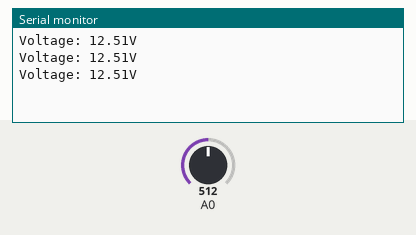
Bench run of a sketch on a simulated Arduino Uno, built with avr-gcc and run on an emulated ATmega328P. Shown: the last lines printed to the serial monitor. The inputs (shaded band) are chosen by the test bench; at power-on: A0 = 512.

Above: at 1.3 s.
1.4 s: A0 set to 716
At 1.9 s:
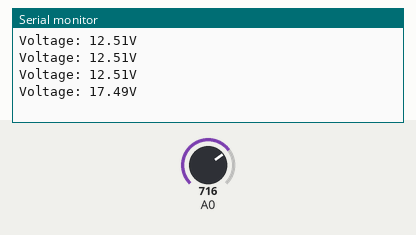
2.9 s: A0 set to 900
At 3.4 s:
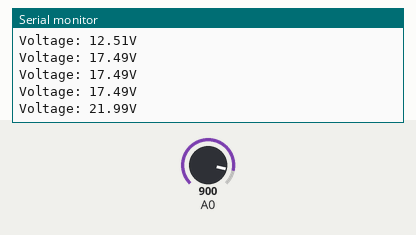
Timing chart, 0 to 5.9 s (numbered marks = the images above; inputs shaded):
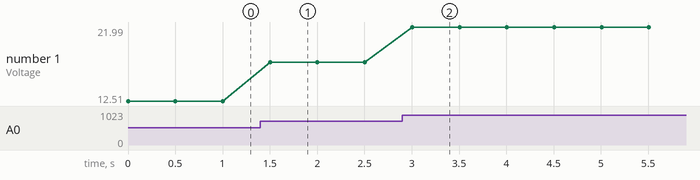

The sketch:

trial.ino
```cpp
int offset =0.2;// set the correction offset value
void setup() {
  // Robojax.com voltage sensor
  Serial.begin(9600);
}

void loop() {
  // Robojax.com voltage sensor
  int volt = analogRead(A0);// read the input
  double voltage = map(volt,0,1023, 0, 2500) + offset;// map 0-1023 to 0-2500 and add correction offset

  voltage /=100;// divide by 100 to get the decimal values
  Serial.print("Voltage: ");
  Serial.print(voltage);//print the voltge
  Serial.println("V");

delay(500);


}
```

Measured:
- after the input at 1.4 s, the serial monitor: prints a new line after 0.10 s (image 1)
- after the input at 2.9 s, the serial monitor: prints a new line after 0.10 s (image 2)
- plotted number 1: 12.51 → 17.49 after the input at 1.4 s, 17.49 → 21.99 after the input at 2.9 s
